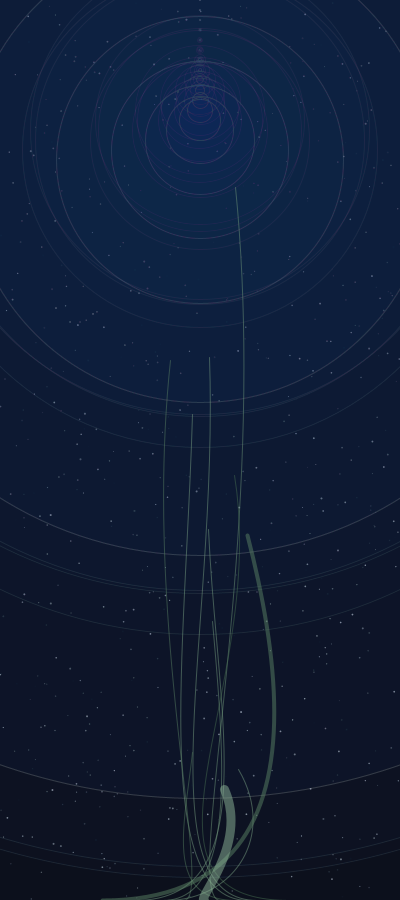
Frame 1 (no input)
Frame 60 (the mouse pressed at the canvas centre just before this capture): identical to frame 1, image omitted
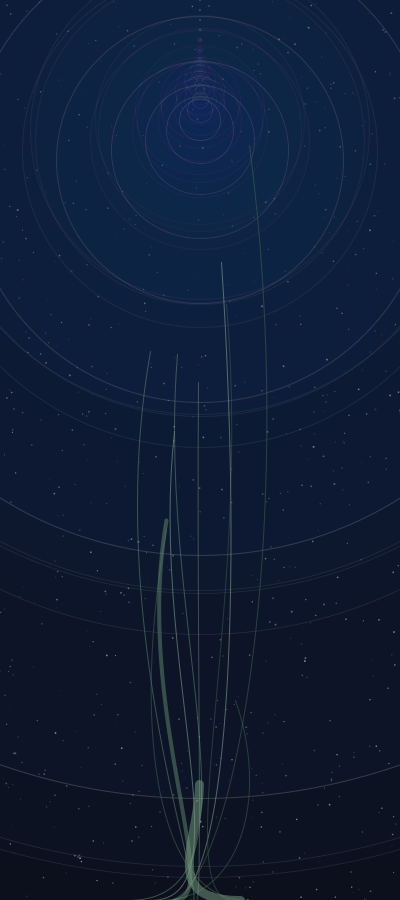
Frame 120 (the mouse held since frame 60 and released just before this capture)

The Processing sketch that drew these frames (run headless with seeded random() and noise(); from frame 60 on, the mouse is pressed at the canvas centre):

// Processing sketch: processing_17333
// ── processing_17333.pde


float f0 = 0;
float f1 = 1;
float f2 = 1;
float nextFib() {
  float result = f2;
  f0 = f1;
  f1 = f2;
  f2 = f0 + f1;
  return result;
}
  
void setup () {
  size (400,900);
  smooth ();
  drawFib ();
}

void draw () {
  if (!mousePressed)
  return;
  drawFib ();
}

void drawFib () {
  background (5);
  f0 = 0;
  f1 = 1;
  f2 = 1;
  float x;
  //stars 
  for (int i = 1; i <700; i++) {
    float xs = random (0,400);
    float ys = random (0,900);
    float ds = random (1,2);
    float trans = random (0,192);
    fill (255, trans);
    noStroke ();
    ellipse (xs, ys, ds, ds);
  }
  //ellipses
  fill (30,60,90,10);
  stroke (255,25);
  strokeWeight (1);  
  for (int i = 0; i < 20; i++) {
    x = (nextFib()/9);
    ellipse (200,i*10,x,x);
    ellipse (200,i*10,x,x);
    ellipse (200,i*10,x*2,x*2);
    ellipse (200,i*10,x*3,x*3);
    ellipse (200,i*10,x*5,x*5);
  }
  //plant
  float beginX, endX, endY;
  noFill ();
  strokeWeight (1);
  for (int i = 0; i < 9; i++) {
    float g = random (100,200);
    float r = g-40;
    float b = g-30;
    stroke (r,g,b,128);
    beginX = random (-100,100);
    endX = random (-50,50);
    endY = random (125,800);
    bezier (200+beginX, 900, 200-beginX, 900, 200+2*endX, endY+((900-endY)/2), 200+endX, endY);
  }
  strokeWeight (4);
  for (int i = 0; i < 1; i++) {
    float g = random (100,200);
    float r = g-40;
    float b = g-30;
    stroke (r,g,b,128);
    beginX = random (-100,100);
    endX = random (-50,50);
    endY = random (450,750);
    bezier (200+beginX, 900, 200-beginX, 900, 200+2*endX, endY+((900-endY)/2), 200+endX, endY);
  }
  strokeWeight (9);
  for (int i = 0; i < 1; i++) {
    float g = random (100,200);
    float r = g-40;
    float b = g-30;
    stroke (r,g,b,128);
    beginX = random (-50,50);
    endX = random (-25,25);
    endY = random (700,800);
    bezier (200+beginX, 900, 200-beginX, 900, 200+2*endX, endY+((900-endY)/2), 200+endX, endY);
  }
}
